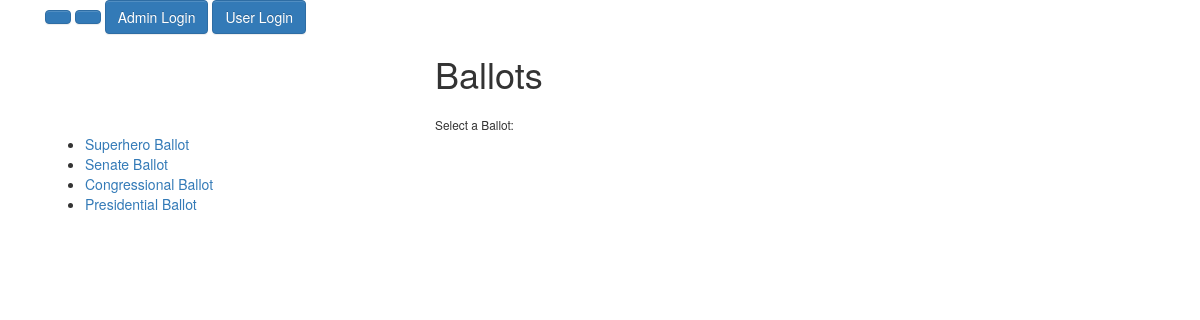
/polls/, run on an earlier commit of the app's database.
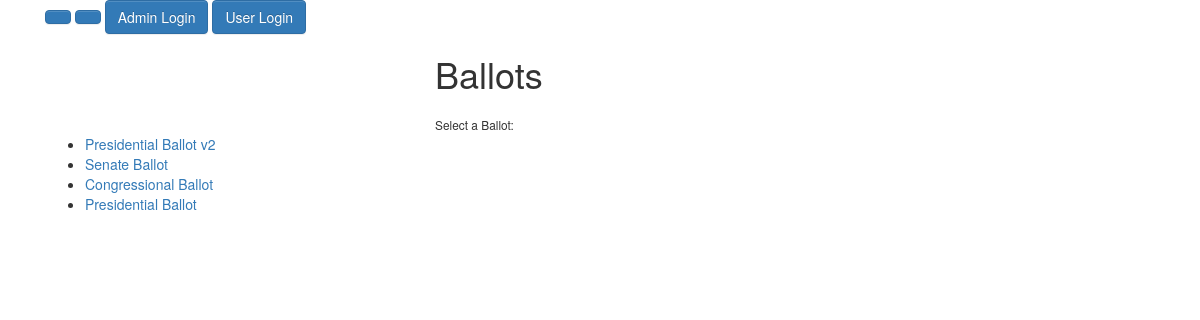
And on a later commit of the database.
### polls/models.py (models this page shows, shortened)
class Ballot(models.Model):
	ballot_text = models.CharField(max_length=200)
	pub_date = models.DateTimeField('date published')
	end_date = models.DateTimeField('end date')

### polls/views.py (the view)
class IndexView(generic.ListView):
	template_name = 'polls/index.html'
	context_object_name = 'latest_ballot_list'
	def get_queryset(self):
		return Ballot.objects.order_by('-pub_date')[:5]

### polls/templates/polls/index.html (shortened to what this page needs)
{% load staticfiles %}
<!DOCTYPE html>
<html lang="en">
<div class="container-fluid">
	<head>
		<link rel="stylesheet" href="//maxcdn.bootstrapcdn.com/bootstrap/3.2.0/css/bootstrap.min.css">
		<link rel="stylesheet" href="//maxcdn.bootstrapcdn.com/bootstrap/3.2.0/css/bootstrap-theme.min.css">
		<link rel="stylesheet" href="{% static 'bootstrap-3.3.7-dist/css/bootstrap.css' %}">
		<link rel="stylesheet" href="{% static 'bootstrap-3.3.7-dist/css/bootstrap-theme.css' %}">
		<link rel="stylesheet" href="{% static 'css/polls.css' %}">
		{% load bootstrap3 %}
		{% bootstrap_css %}
	</head>
  {% buttons %}
 	<button type="submit" class="btn btn-primary"><a href="{% url 'polls:index'  %}"></a>
    </button>
    <button type="submit" class="btn btn-primary">
    </button>
    <button type="submit" class="btn btn-primary">
      {% bootstrap_icon "user" %} Admin Login
    </button>
     <button type="submit" class="btn btn-primary">
      {% bootstrap_icon "user" %} User Login
    </button>
  {% endbuttons %}
<div class="row">
  <div class="col-md-4"></div>
  <div class="col-md-4">
  		<h1> Ballots </h1>
		<small>Select a Ballot:</small>
  </div>
 <div class="col-md-4"></div>
</div>
	{% if latest_ballot_list %}
		<ul>
		{% for ballot in latest_ballot_list %}
			<li><a href="{% url 'polls:detail' ballot.id %}"> {{ ballot.ballot_text }}</a></li>
			{% endfor %}
		</ul>
	{% else %}
		<p>No polls area available.</p>
	{% endif %}
</html>

What changed in the data, as far as the page shows it:
changed Ballot: ballot_text "Superhero Ballot" → "Presidential Ballot v2"
